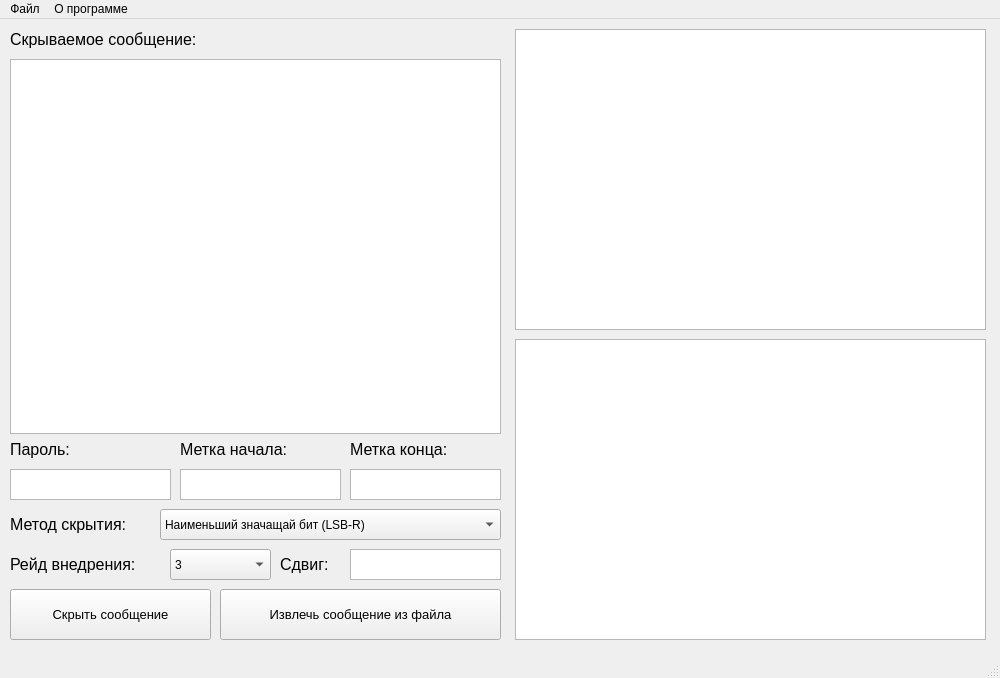
<?xml version="1.0" encoding="UTF-8"?>
<ui version="4.0">
 <class>MainWindow</class>
 <widget class="QMainWindow" name="MainWindow">
  <property name="geometry">
   <rect>
    <x>0</x>
    <y>0</y>
    <width>1000</width>
    <height>678</height>
   </rect>
  </property>
  <property name="windowTitle">
   <string>Скрыватор</string>
  </property>
  <widget class="QWidget" name="centralwidget">
   <widget class="QGraphicsView" name="original_image">
    <property name="geometry">
     <rect>
      <x>515</x>
      <y>10</y>
      <width>471</width>
      <height>301</height>
     </rect>
    </property>
   </widget>
   <widget class="QGraphicsView" name="stego_image">
    <property name="geometry">
     <rect>
      <x>515</x>
      <y>320</y>
      <width>471</width>
      <height>301</height>
     </rect>
    </property>
   </widget>
   <widget class="QTextEdit" name="textEdit_message">
    <property name="geometry">
     <rect>
      <x>10</x>
      <y>40</y>
      <width>491</width>
      <height>375</height>
     </rect>
    </property>
   </widget>
   <widget class="QLabel" name="label">
    <property name="geometry">
     <rect>
      <x>10</x>
      <y>10</y>
      <width>241</width>
      <height>21</height>
     </rect>
    </property>
    <property name="font">
     <font>
      <pointsize>12</pointsize>
     </font>
    </property>
    <property name="text">
     <string>Скрываемое сообщение:</string>
    </property>
   </widget>
   <widget class="QComboBox" name="stego_metod">
    <property name="geometry">
     <rect>
      <x>160</x>
      <y>490</y>
      <width>341</width>
      <height>31</height>
     </rect>
    </property>
    <property name="currentIndex">
     <number>0</number>
    </property>
    <item>
     <property name="text">
      <string>Наименьший значащай бит (LSB-R)</string>
     </property>
    </item>
    <item>
     <property name="text">
      <string>Наименьший значащий бит (LSB-M)</string>
     </property>
    </item>
    <item>
     <property name="text">
      <string>Метод внедрения с помощью кода Хемминга (15, 11)</string>
     </property>
    </item>
   </widget>
   <widget class="QTextEdit" name="textEdit_password">
    <property name="geometry">
     <rect>
      <x>10</x>
      <y>450</y>
      <width>161</width>
      <height>31</height>
     </rect>
    </property>
   </widget>
   <widget class="QLabel" name="label_2">
    <property name="geometry">
     <rect>
      <x>10</x>
      <y>420</y>
      <width>161</width>
      <height>21</height>
     </rect>
    </property>
    <property name="font">
     <font>
      <pointsize>12</pointsize>
     </font>
    </property>
    <property name="text">
     <string>Пароль:</string>
    </property>
   </widget>
   <widget class="QLabel" name="label_3">
    <property name="geometry">
     <rect>
      <x>10</x>
      <y>495</y>
      <width>151</width>
      <height>21</height>
     </rect>
    </property>
    <property name="font">
     <font>
      <pointsize>12</pointsize>
     </font>
    </property>
    <property name="text">
     <string>Метод скрытия:</string>
    </property>
   </widget>
   <widget class="QPushButton" name="button_hide_message">
    <property name="geometry">
     <rect>
      <x>10</x>
      <y>570</y>
      <width>201</width>
      <height>51</height>
     </rect>
    </property>
    <property name="font">
     <font>
      <pointsize>10</pointsize>
     </font>
    </property>
    <property name="text">
     <string>Скрыть сообщение</string>
    </property>
   </widget>
   <widget class="QPushButton" name="button_extract_message">
    <property name="geometry">
     <rect>
      <x>220</x>
      <y>570</y>
      <width>281</width>
      <height>51</height>
     </rect>
    </property>
    <property name="font">
     <font>
      <pointsize>10</pointsize>
     </font>
    </property>
    <property name="text">
     <string>Извлечь сообщение из файла</string>
    </property>
   </widget>
   <widget class="QLabel" name="label_4">
    <property name="geometry">
     <rect>
      <x>180</x>
      <y>420</y>
      <width>161</width>
      <height>21</height>
     </rect>
    </property>
    <property name="font">
     <font>
      <pointsize>12</pointsize>
     </font>
    </property>
    <property name="text">
     <string>Метка начала:</string>
    </property>
   </widget>
   <widget class="QTextEdit" name="textEdit_m_start">
    <property name="geometry">
     <rect>
      <x>180</x>
      <y>450</y>
      <width>161</width>
      <height>31</height>
     </rect>
    </property>
   </widget>
   <widget class="QLabel" name="label_5">
    <property name="geometry">
     <rect>
      <x>350</x>
      <y>420</y>
      <width>151</width>
      <height>21</height>
     </rect>
    </property>
    <property name="font">
     <font>
      <pointsize>12</pointsize>
     </font>
    </property>
    <property name="text">
     <string>Метка конца:</string>
    </property>
   </widget>
   <widget class="QTextEdit" name="textEdit_m_end">
    <property name="geometry">
     <rect>
      <x>350</x>
      <y>450</y>
      <width>151</width>
      <height>31</height>
     </rect>
    </property>
   </widget>
   <widget class="QLabel" name="label_6">
    <property name="geometry">
     <rect>
      <x>10</x>
      <y>535</y>
      <width>161</width>
      <height>21</height>
     </rect>
    </property>
    <property name="font">
     <font>
      <pointsize>12</pointsize>
     </font>
    </property>
    <property name="text">
     <string>Рейд внедрения:</string>
    </property>
   </widget>
   <widget class="QTextEdit" name="textEdit_sdvig">
    <property name="geometry">
     <rect>
      <x>350</x>
      <y>530</y>
      <width>151</width>
      <height>31</height>
     </rect>
    </property>
   </widget>
   <widget class="QComboBox" name="stego_reid">
    <property name="geometry">
     <rect>
      <x>170</x>
      <y>530</y>
      <width>101</width>
      <height>31</height>
     </rect>
    </property>
    <property name="currentIndex">
     <number>0</number>
    </property>
    <item>
     <property name="text">
      <string>3</string>
     </property>
    </item>
    <item>
     <property name="text">
      <string>1.5</string>
     </property>
    </item>
    <item>
     <property name="text">
      <string>1</string>
     </property>
    </item>
    <item>
     <property name="text">
      <string>0.75</string>
     </property>
    </item>
    <item>
     <property name="text">
      <string>0.5</string>
     </property>
    </item>
    <item>
     <property name="text">
      <string>0.25</string>
     </property>
    </item>
    <item>
     <property name="text">
      <string>0.2</string>
     </property>
    </item>
    <item>
     <property name="text">
      <string>0.1</string>
     </property>
    </item>
    <item>
     <property name="text">
      <string>0.05</string>
     </property>
    </item>
   </widget>
   <widget class="QLabel" name="label_7">
    <property name="geometry">
     <rect>
      <x>280</x>
      <y>535</y>
      <width>71</width>
      <height>21</height>
     </rect>
    </property>
    <property name="font">
     <font>
      <pointsize>12</pointsize>
     </font>
    </property>
    <property name="text">
     <string>Сдвиг:</string>
    </property>
   </widget>
  </widget>
  <widget class="QMenuBar" name="menubar">
   <property name="geometry">
    <rect>
     <x>0</x>
     <y>0</y>
     <width>1000</width>
     <height>26</height>
    </rect>
   </property>
   <widget class="QMenu" name="menu">
    <property name="title">
     <string>Файл</string>
    </property>
    <addaction name="open_new_container"/>
    <addaction name="open_full_container"/>
    <addaction name="separator"/>
    <addaction name="exit"/>
   </widget>
   <widget class="QMenu" name="menu_2">
    <property name="title">
     <string>О программе</string>
    </property>
    <addaction name="autor"/>
   </widget>
   <addaction name="menu"/>
   <addaction name="menu_2"/>
  </widget>
  <widget class="QStatusBar" name="statusbar"/>
  <action name="open_new_container">
   <property name="text">
    <string>Открыть новый контейнер</string>
   </property>
  </action>
  <action name="save_file">
   <property name="text">
    <string>Сохранить</string>
   </property>
  </action>
  <action name="exit">
   <property name="text">
    <string>Выйти</string>
   </property>
  </action>
  <action name="autor">
   <property name="text">
    <string>Автор</string>
   </property>
  </action>
  <action name="open_full_container">
   <property name="text">
    <string>Открыть полный контейнер</string>
   </property>
  </action>
 </widget>
 <resources/>
 <connections/>
</ui>
